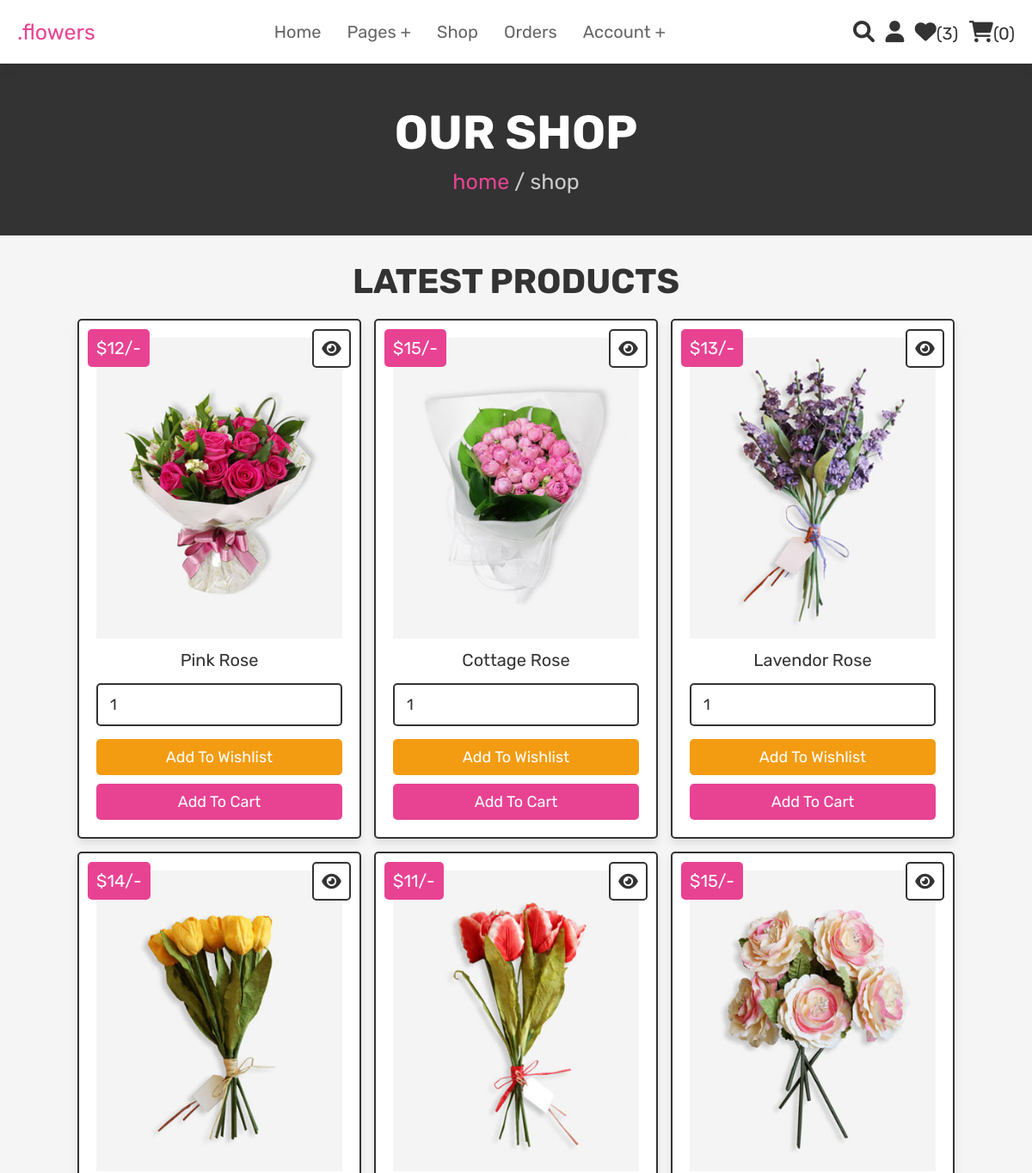
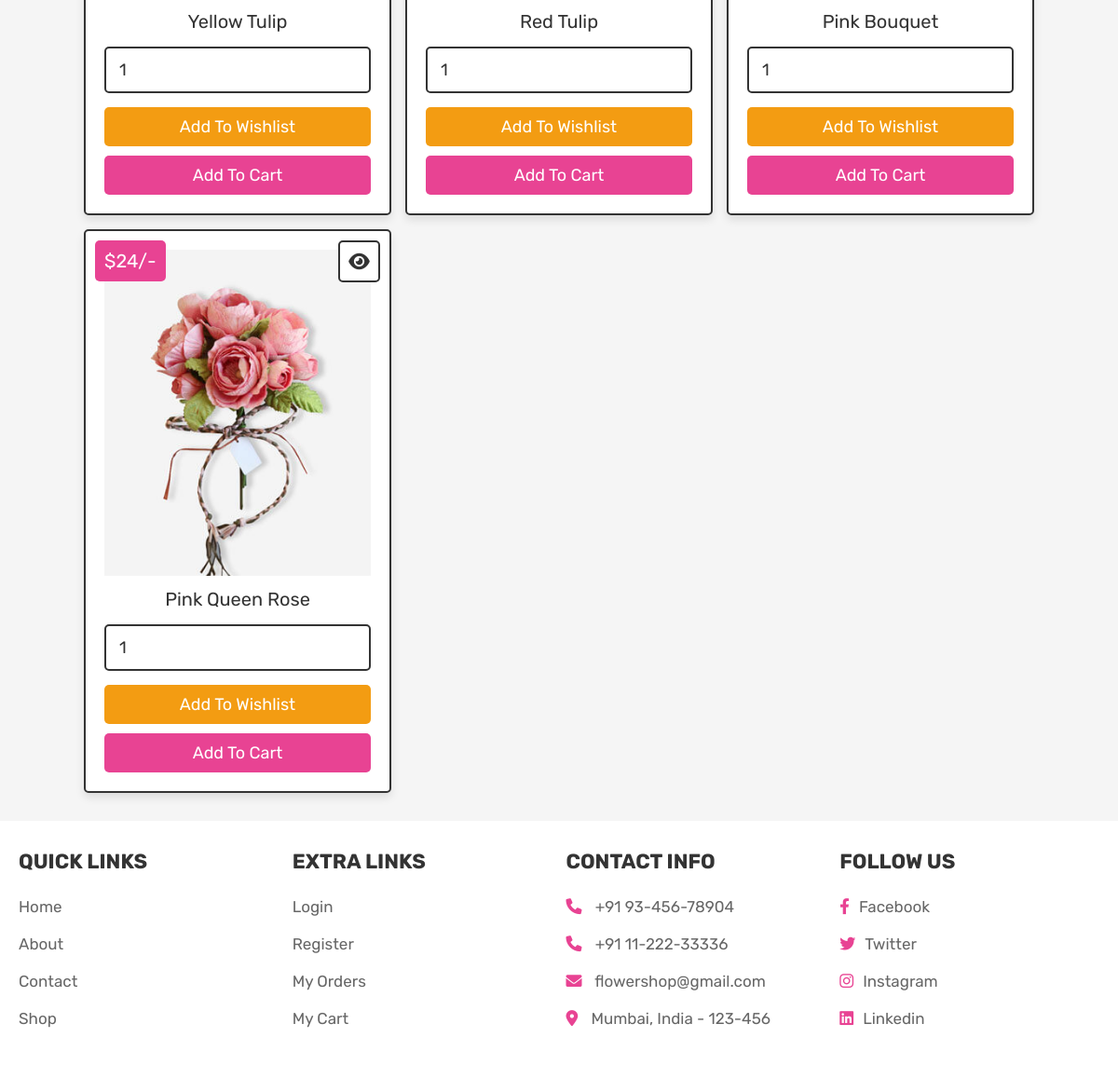
The app's page /shop.php (signed in) with its own data (2 pictures, top to bottom).
### tables this page shows
CREATE TABLE `products` (
  `id` int(100) NOT NULL,
  `name` varchar(100) NOT NULL,
  `details` varchar(500) NOT NULL,
  `price` int(100) NOT NULL,
  `image` varchar(100) NOT NULL
);

### shop.php (the view, shortened to what this page needs)
<?php
@include 'config.php';
?>
<!DOCTYPE html>
<html lang="en">
<head>
   <link rel="stylesheet" href="https://cdnjs.cloudflare.com/ajax/libs/font-awesome/6.0.0/css/all.min.css">
   <link rel="stylesheet" href="css/style.css">
</head>
<body>
<?php @include 'header.php'; ?>
<section class="heading">
    <h3>our shop</h3>
    <p> <a href="home.php">home</a> / shop </p>
</section>
<section class="products">
   <h1 class="title">latest products</h1>
   <div class="box-container">
      <?php
         $select_products = mysqli_query($conn, "SELECT * FROM `products`") or die('query failed');
         if(mysqli_num_rows($select_products) > 0){
            while($fetch_products = mysqli_fetch_assoc($select_products)){
      ?>
      <form action="" method="POST" class="box">
         <a href="view_page.php?pid=<?php echo $fetch_products['id']; ?>" class="fas fa-eye"></a>
         <div class="price">$<?php echo $fetch_products['price']; ?>/-</div>
         <img src="flowers/<?php echo $fetch_products['image']; ?>" alt="" class="image">
         <div class="name"><?php echo $fetch_products['name']; ?></div>
         <input type="number" name="product_quantity" value="1" min="0" class="qty">
         <input type="submit" value="add to wishlist" name="add_to_wishlist" class="option-btn">
         <input type="submit" value="add to cart" name="add_to_cart" class="btn">
      </form>
      <?php
         }
      }else{
         echo '<p class="empty">no products added yet!</p>';
      }
      ?>
   </div>
</section>
<?php @include 'footer.php'; ?>
</body>
</html>

### css/style.css (style rules this page uses)
:root { --pink:#e84393; --red:#c0392b; --orange:#f39c12; --black:#333; --white:#fff; --light-color:#666; --light-white:#ccc; --light-bg:#f5f5f5; --border:.2rem solid var(--black); --box-shadow:0 .5rem 1rem rgba(0,0,0,.1); }
* { font-family: 'Rubik', sans-serif; margin:0; padding:0; box-sizing: border-box; outline: none; border:none; text-decoration: none; transition:all .2s linear; }
html { font-size: 62.5%; overflow-x: hidden; scroll-behavior: smooth; scroll-padding-top: 6.5rem; }
body { background: var(--light-bg); }
section { padding:3rem 2rem; }
.btn, .delete-btn, .option-btn { display: inline-block; border-radius: .5rem; margin-top: 1rem; font-size: 1.8rem; color:var(--white); cursor: pointer; padding:1rem 3rem; text-transform: capitalize; }
.btn { background-color: var(--pink); }
.option-btn { background-color: var(--orange); }
.heading { display: flex; flex-flow: column; align-items: center; justify-content: center; gap:1rem; background-color: var(--black); text-align: center; min-height: 25vh; }
.heading h3 { font-size: 5.5rem; color:var(--white); text-transform: uppercase; }
.heading p { font-size: 2.5rem; color:var(--light-white); }
.heading p a { color:var(--pink); }
.title { text-align: center; margin-bottom: 2rem; color:var(--black); text-transform: uppercase; font-size: 4rem; }
.products .box-container { max-width: 1200px; margin:0 auto; display: grid; grid-template-columns: repeat(auto-fit, 33rem); gap:1.5rem; align-items: flex-start; justify-content: center; }
.products .box-container .box { background-color: var(--white); border:var(--border); box-shadow: var(--box-shadow); border-radius: .5rem; padding:2rem; text-align: center; position: relative; }
.products .box-container .box .image { height: 35rem; width: 100%; object-fit: cover; }
.products .box-container .box .fa-eye, .products .box-container .box .price { position: absolute; top:1rem; border-radius: .5rem; }
.products .box-container .box .price { font-size: 2rem; padding:1rem; background-color: var(--pink); color:var(--white); left:1rem; }
.products .box-container .box .fa-eye { right:1rem; height: 4.5rem; width: 4.5rem; line-height: 4.2rem; font-size: 2rem; background-color: var(--white); color:var(--black); border:var(--border); }
.products .box-container .box .name { margin:1rem; font-size: 2rem; color:var(--black); }
.products .box-container .box .qty { width: 100%; padding:1.2rem 1.4rem; font-size: 1.8rem; color:var(--black); border:var(--border); border-radius: .5rem; margin:.5rem 0; }
.products .box-container .box .btn, .products .box-container .box .option-btn { width: 100%; }

### records on screen
products: price "12", image (picture), name "Pink Rose"
products: price "15", image (picture), name "Cottage Rose"
products: price "13", image (picture), name "Lavendor Rose"
products: price "14", image (picture), name "Yellow Tulip"
products: price "11", image (picture), name "Red Tulip"
products: price "15", image (picture), name "Pink Bouquet"
products: price "24", image (picture), name "Pink Queen Rose"

### other values on screen
$wishlist_num_rows "3"
$cart_num_rows "0"
